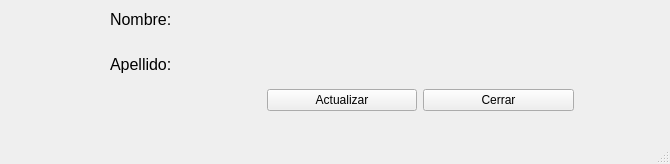
<?xml version="1.0" encoding="UTF-8"?>
<ui version="4.0">
 <class>MainWindow</class>
 <widget class="QMainWindow" name="MainWindow">
  <property name="geometry">
   <rect>
    <x>0</x>
    <y>0</y>
    <width>670</width>
    <height>164</height>
   </rect>
  </property>
  <property name="windowTitle">
   <string>Ventana - Persona</string>
  </property>
  <widget class="QWidget" name="centralwidget">
   <widget class="QWidget" name="gridLayoutWidget">
    <property name="geometry">
     <rect>
      <x>110</x>
      <y>0</y>
      <width>464</width>
      <height>111</height>
     </rect>
    </property>
    <layout class="QGridLayout" name="gridLayout">
     <item row="0" column="2" colspan="2">
      <widget class="QLabel" name="nombre_ou">
       <property name="minimumSize">
        <size>
         <width>300</width>
         <height>0</height>
        </size>
       </property>
       <property name="font">
        <font>
         <pointsize>12</pointsize>
        </font>
       </property>
       <property name="text">
        <string/>
       </property>
      </widget>
     </item>
     <item row="3" column="3">
      <widget class="QPushButton" name="cerrar_btn">
       <property name="text">
        <string>Cerrar</string>
       </property>
      </widget>
     </item>
     <item row="1" column="0">
      <widget class="QLabel" name="apellido_lbl">
       <property name="font">
        <font>
         <pointsize>12</pointsize>
        </font>
       </property>
       <property name="text">
        <string>Apellido:</string>
       </property>
      </widget>
     </item>
     <item row="0" column="0">
      <widget class="QLabel" name="nombre_lbl">
       <property name="font">
        <font>
         <pointsize>12</pointsize>
        </font>
       </property>
       <property name="text">
        <string>Nombre:</string>
       </property>
      </widget>
     </item>
     <item row="3" column="2">
      <widget class="QPushButton" name="actualizar_btn">
       <property name="text">
        <string>Actualizar</string>
       </property>
      </widget>
     </item>
     <item row="1" column="2" colspan="2">
      <widget class="QLabel" name="apellido_ou">
       <property name="font">
        <font>
         <pointsize>12</pointsize>
        </font>
       </property>
       <property name="text">
        <string/>
       </property>
      </widget>
     </item>
    </layout>
   </widget>
  </widget>
  <widget class="QMenuBar" name="menubar">
   <property name="geometry">
    <rect>
     <x>0</x>
     <y>0</y>
     <width>670</width>
     <height>23</height>
    </rect>
   </property>
  </widget>
  <widget class="QStatusBar" name="statusbar"/>
 </widget>
 <resources/>
 <connections/>
</ui>
